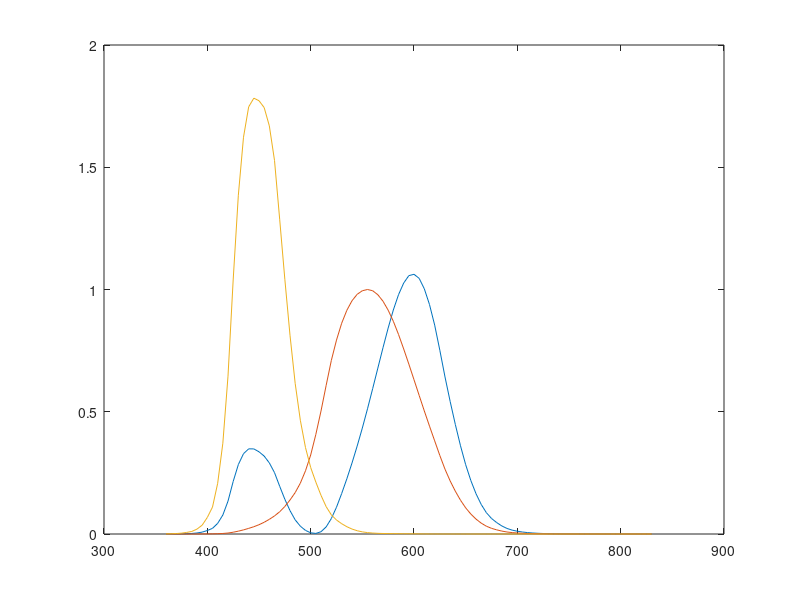

This chart was generated by the following MATLAB code: (Note: this script raises an error after producing the figure.)
%% Color matching functions: CIE standard observer
M = csvread('ciexyz31.csv');
%%
cmf = M(:, 2:4);
wavelength = M(:,1);
plot(wavelength, cmf);
%% [r g b] to [0 U G(by 460)]
% UV-cone = B + R * 
%  M-cone = g + R * 
R = cmf(:, 1);
G = cmf(:, 2);
B = cmf(:, 3);
%
R_proj_B = R.'*B/norm(R)/norm(B);
R_proj_G = R.'*G/norm(R)/norm(G);

%% Open Movie file
mpath = '/Users/peterfish/Movies';
vid = VideoReader('Bee_Honet.mp4');
%vid = VideoReader('Falcon_catch.mp4');

%%
vidHeight = vid.Height;
vidWidth = vid.Width;
tot_numFrame = vid.Duration * vid.FrameRate;

% NOTE: why struct for each frame? Very convinient to append frames. No need
% to carefully match dimensions. 

mov = struct('cdata',zeros(vidHeight,vidWidth,3,'uint8'),...
'colormap',[]);

% Define the 1st struct object. Then, the field (e.g. 'colormap') will continue even for
% appended object.

%% 
numFrame = 1000;
k = 1;
while hasFrame(vid)
    mov(k).cdata = readFrame(vid);
    
%     minFrame = min(mov(k).cdata(:))
%     maxFrame = max(mov(k).cdata(:))

    if k == numFrame
        break;
    end
    
    k = k+1;
end

%% Color adjust for Mouse cones.
% My projector: R-UV-B
numFrame = numel(mov);
mov2 = mov;
mm = zeros(numFrame, vidHeight, vidWidth, 3, 'uint8');

for k=1:numFrame
    % Convert to 16-bit integer in case that the sum can be over 255.
    cdata = uint16(mov2(k).cdata);
    w_color = zeros(1, 3);
        
    % Projection of R channel into B & G spectra
    p_blue = cdata(:,:,3) + R_proj_B * cdata(:,:,1);
    p_green = cdata(:,:,2) + R_proj_G * cdata(:,:,1);
  
    % 2nd LED ch (385 nm): Exciting S-opsin = B + 0.255*R
        % Sensitivity of S-cone to 385? ~ 50%
        % Sensitivity of M-cone to 385? ~ 20%
        % 385 would naturally excite both cones.
        
    % Normalization? Ratio btw B and G should be maintained.
    cdata(:,:,2) = p_blue/(1+R_proj_B);
    cdata(:,:,3) = p_green/(1+R_proj_G);
    % 3nd LED ch (460 nm): Exciting M-opsin = G + 0.760*R
    % Sensitivity of M-cone to 460? ~ 60%
    
    % Red Channel
    cdata(:,:,1) = 0;
    mov2(k).cdata = uint8(cdata);
    
    % 4-D structure?
    mm(k, :, :, :) = cdata;
end
%%
save([mpath,'/mov_bee.mat'], 'mm');

%% Play the movie (movie(M,n,fps))
hfig = figure('Position', [950, 550, 560, 420]);
    hfig.Color = 'none';
    hfig.PaperPositionMode = 'auto';
    hfig.InvertHardcopy = 'off';   
axes('Position', [0  0  1  1], 'Visible', 'off');
%
movie(mov2, 1, vid.FrameRate)